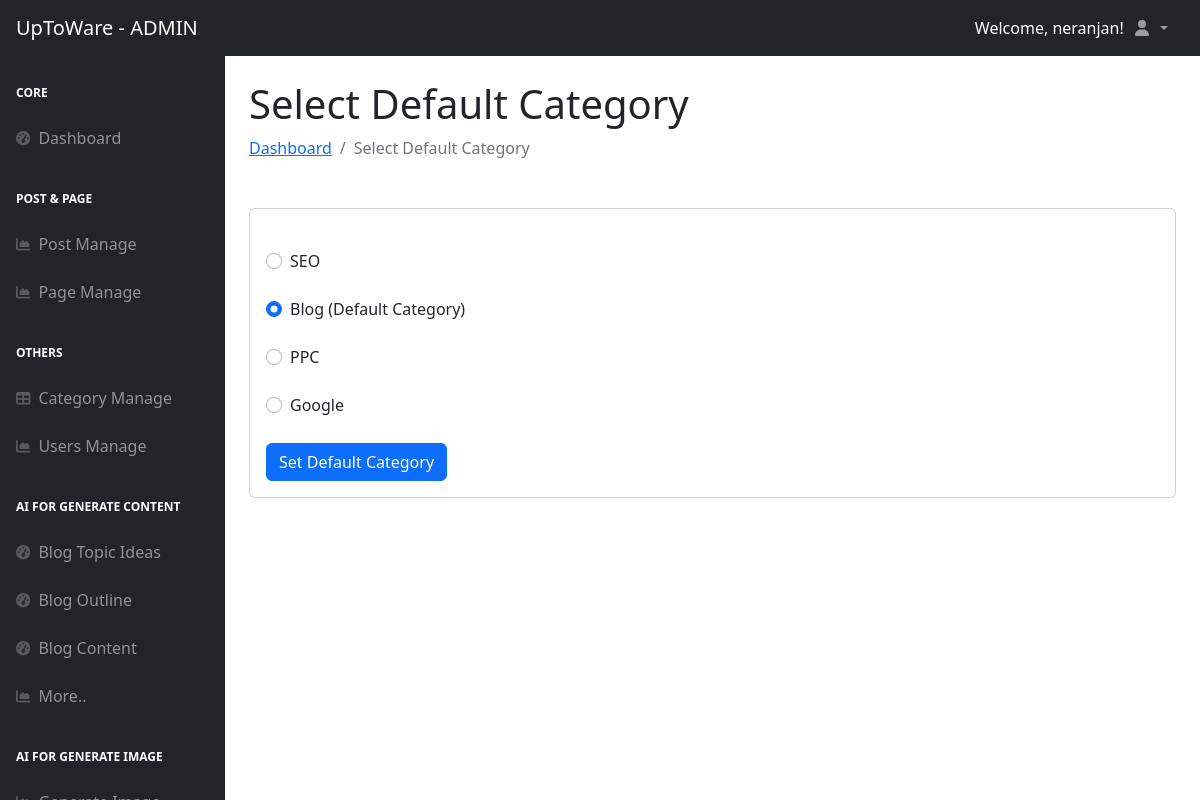
Screenshot of /dashboard/setting-category.php (signed in) with the database file from the repository.
### tables this page shows
CREATE TABLE `settings` (
  `id` int(11) NOT NULL,
  `sitename` varchar(255) NOT NULL,
  `tagline` varchar(255) NOT NULL DEFAULT 'None',
  `domain` varchar(255) NOT NULL DEFAULT 'None',
  `sitelogo` varchar(255) DEFAULT NULL,
  `search_visibility` tinyint(1) DEFAULT 0,
  `meta_title` varchar(255) DEFAULT '',
  `meta_keywords` text DEFAULT NULL,
  `meta_description` text DEFAULT NULL
);

CREATE TABLE `categories` (
  `id` int(11) NOT NULL,
  `name` varchar(50) NOT NULL,
  `is_default` tinyint(1) DEFAULT 0,
  `image` varchar(255) DEFAULT NULL,
  `slug` varchar(255) NOT NULL,
  `description` text DEFAULT NULL
);

### dashboard/setting-category.php (the view, shortened to what this page needs)
<?php
$db = connect_db();
$stmt = $db->prepare("SELECT id, name, is_default FROM categories");
$stmt->execute();
$categories = $stmt->get_result()->fetch_all(MYSQLI_ASSOC);
include '../include/dashboard_header.php';
?>
<?php include '../include/dashboard_slidenav_head.php'; ?>
<h1 class="mt-4">Select Default Category</h1>
<ol class="breadcrumb mb-4">
    <li class="breadcrumb-item"><a href="index">Dashboard</a></li>
    <li class="breadcrumb-item active">Select Default Category</li>
</ol>
<div class="card mb-4 mt-5">
    <div class="card-body">
<form action="../process/process_setting_category.php" method="post" id="public-settings-form">
    <?php foreach ($categories as $category): ?>
    <div class="form-check mt-4">
        <input class="form-check-input" type="radio" name="default_category" id="category_<?= $category['id']; ?>" value="<?= $category['id']; ?>" <?= $category['is_default'] ? 'checked' : ''; ?>>
        <label class="form-check-label" for="category_<?= $category['id']; ?>">
            <?= htmlspecialchars($category['name']); ?>
            <?php if ($category['is_default']) echo '(Default Category)'; ?>
        </label>
    </div>
<?php endforeach; ?>
    <input type="submit" class="btn btn-primary mt-4" value="Set Default Category">
    </form>
    </div>
</div>
<?php include '../include/dashboard_slidenav_down.php'; ?>
<?php include '../include/dashboard_footer.php'; ?>

### include/dashboard_header.php (shortened to what this page needs)
<?php
$db = connect_db();
$query = "SELECT sitename, sitelogo FROM settings LIMIT 1";
$result = $db->query($query);
$siteSettings = $result->fetch_assoc();
$sitename = $siteSettings['sitename'];
?>
<!DOCTYPE html>
<html lang="en">
    <head>
        <link href="https://cdn.jsdelivr.net/npm/simple-datatables@7.1.2/dist/style.min.css" rel="stylesheet" />
        <link href="css/styles.css" rel="stylesheet" />
        <link href="https://cdn.quilljs.com/1.3.6/quill.snow.css" rel="stylesheet">
    </head>
    <body class="sb-nav-fixed">
    <nav class="sb-topnav navbar navbar-expand navbar-dark bg-dark">
    <a class="navbar-brand ps-3" href="index.html"><?php echo $sitename; ?> - ADMIN</a>
    <div class="ms-auto text-white">
        Welcome, <?php echo $_SESSION['username']; ?>!
    </div>
    <ul class="navbar-nav ms-auto ms-md-0 me-3 me-lg-4">
        <li class="nav-item dropdown">
            <a class="nav-link dropdown-toggle" id="navbarDropdown" href="#" role="button" data-bs-toggle="dropdown" aria-expanded="false">
                <i class="fas fa-user fa-fw"></i>
            </a>
        </li>
    </ul>
</nav>

### rows the page displays
settings: sitename "UpToWare"
categories: is_default "☐ SEO", name "SEO"
categories: is_default "☑ Blog (Default Category)", name "Blog"
categories: is_default "☐ PPC", name "PPC"
categories: is_default "☐ Google", name "Google"

### other values shown
$_SESSION['username'] "neranjan"
